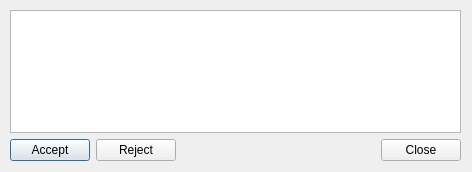
<?xml version="1.0" encoding="UTF-8"?>
<ui version="4.0">
 <class>uiOfflineList</class>
 <widget class="QDialog" name="uiOfflineList">
  <property name="geometry">
   <rect>
    <x>0</x>
    <y>0</y>
    <width>472</width>
    <height>172</height>
   </rect>
  </property>
  <property name="minimumSize">
   <size>
    <width>472</width>
    <height>172</height>
   </size>
  </property>
  <property name="maximumSize">
   <size>
    <width>472</width>
    <height>172</height>
   </size>
  </property>
  <property name="windowTitle">
   <string>Dialog</string>
  </property>
  <widget class="QWidget" name="verticalLayoutWidget">
   <property name="geometry">
    <rect>
     <x>10</x>
     <y>10</y>
     <width>451</width>
     <height>151</height>
    </rect>
   </property>
   <layout class="QVBoxLayout" name="verticalLayout">
    <item>
     <widget class="QListWidget" name="listWidget">
      <property name="editTriggers">
       <set>QAbstractItemView::NoEditTriggers</set>
      </property>
     </widget>
    </item>
    <item>
     <layout class="QHBoxLayout" name="horizontalLayout">
      <item>
       <widget class="QPushButton" name="pushButton_accept">
        <property name="text">
         <string>Accept</string>
        </property>
       </widget>
      </item>
      <item>
       <widget class="QPushButton" name="pushButton_reject">
        <property name="text">
         <string>Reject</string>
        </property>
       </widget>
      </item>
      <item>
       <spacer name="horizontalSpacer">
        <property name="orientation">
         <enum>Qt::Horizontal</enum>
        </property>
        <property name="sizeHint" stdset="0">
         <size>
          <width>40</width>
          <height>20</height>
         </size>
        </property>
       </spacer>
      </item>
      <item>
       <widget class="QDialogButtonBox" name="buttonBox">
        <property name="sizePolicy">
         <sizepolicy hsizetype="Fixed" vsizetype="Fixed">
          <horstretch>0</horstretch>
          <verstretch>0</verstretch>
         </sizepolicy>
        </property>
        <property name="standardButtons">
         <set>QDialogButtonBox::Close</set>
        </property>
       </widget>
      </item>
     </layout>
    </item>
   </layout>
  </widget>
 </widget>
 <resources/>
 <connections/>
</ui>
